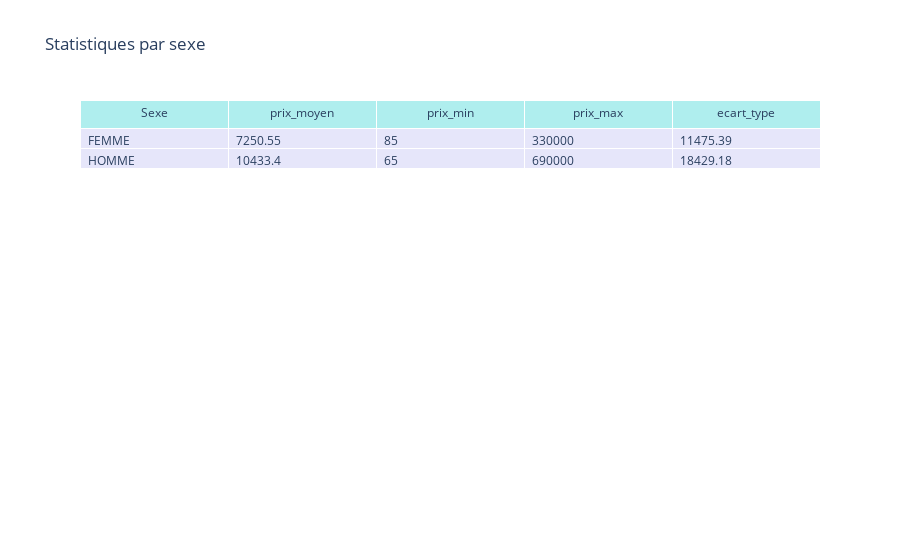

Here is the notebook cell this chart was saved with:
### Code cell
fig(df)

### Figure 1 — Plotly figure (JSON) as saved in the notebook; plotly's stock layout.template omitted (floating-point values rounded to 4 significant figures)
{"data": [{"cells": {"align": "left", "fill": {"color": "lavender"}, "values": [["FEMME", "HOMME"], [7251.0, 10430.0], [85, 65], [330000, 690000], [11480.0, 18430.0]]}, "header": {"align": "center", "fill": {"color": "paleturquoise"}, "values": ["Sexe", "prix_moyen", "prix_min", "prix_max", "ecart_type"]}, "type": "table"}], "layout": {"title": {"text": "Statistiques par sexe"}}}
